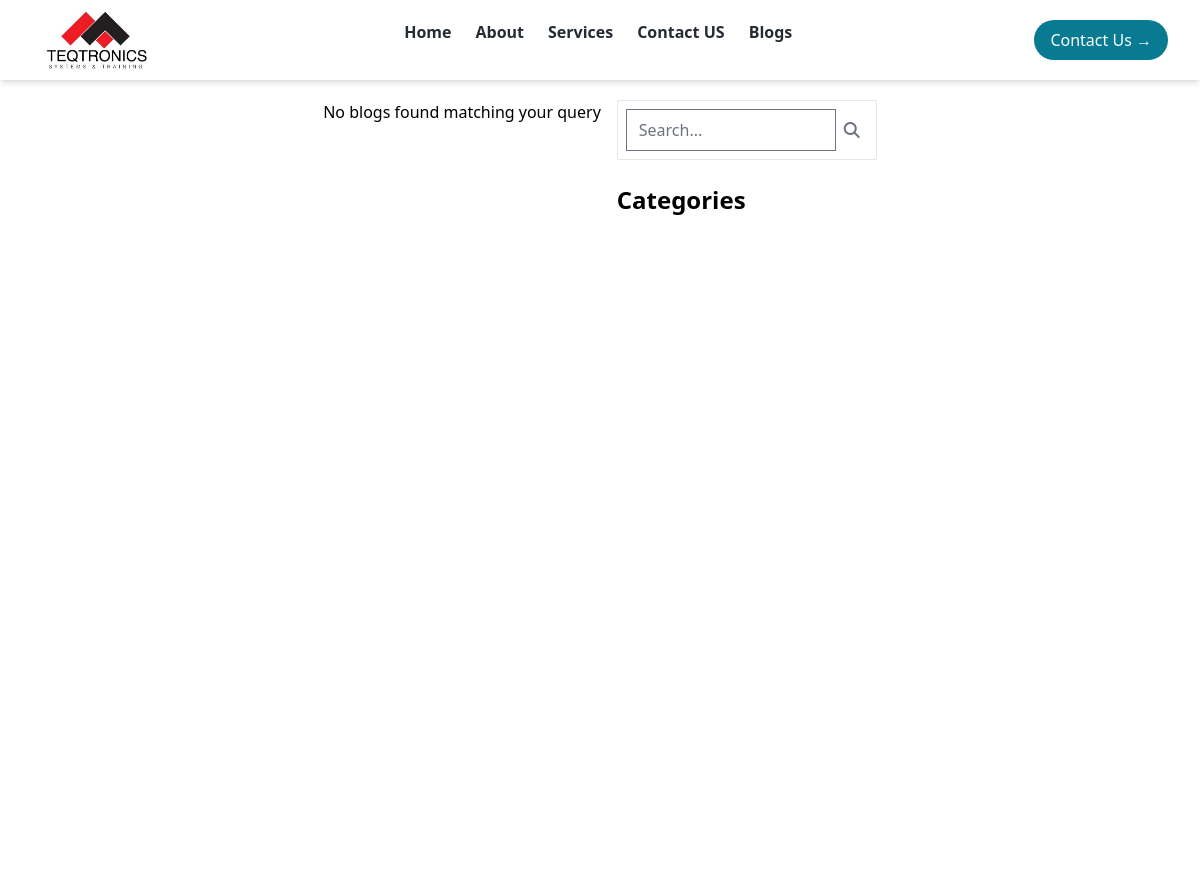
/search/ (upper part), run on an earlier commit of the app's database.
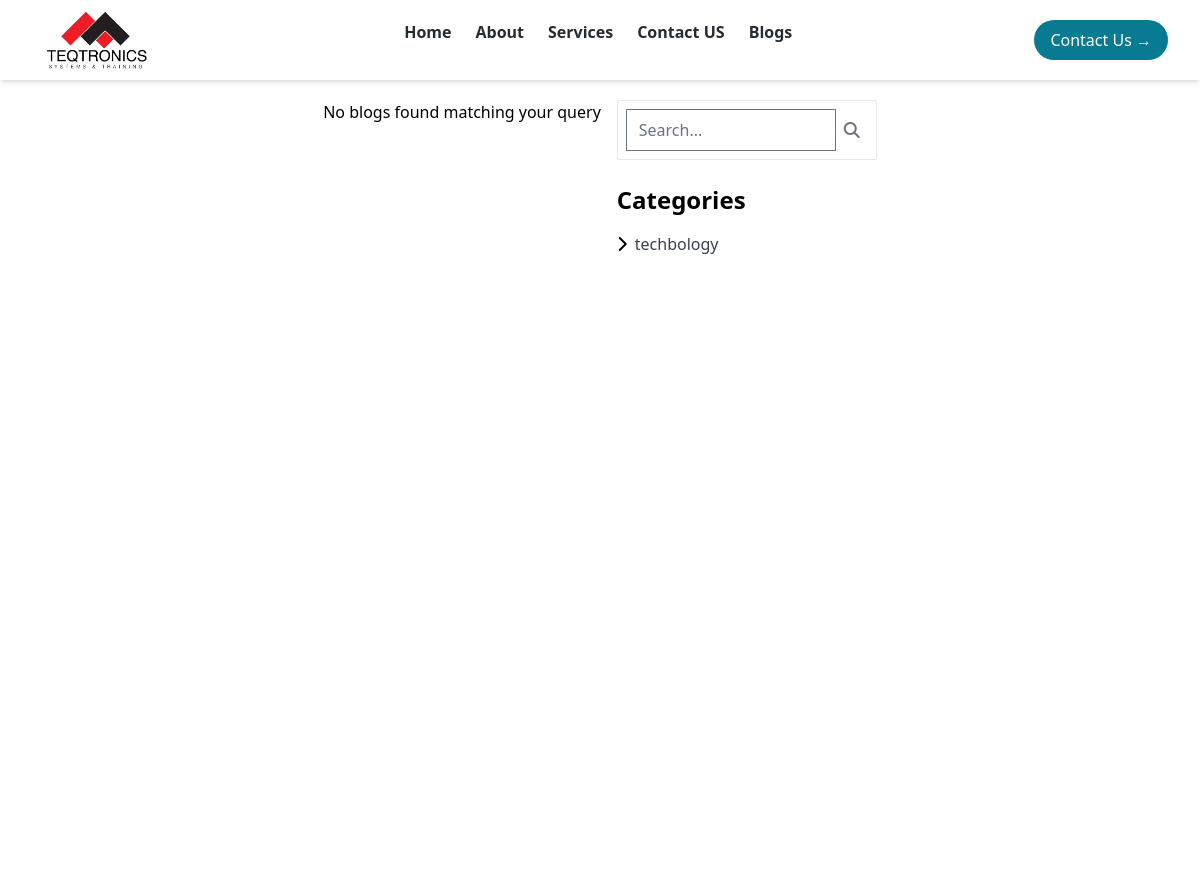
And on a later commit of the database.
### theme/models.py (models this page shows, shortened)
class Category(models.Model):
	name = models.CharField(max_length=50)
	class Meta:
		verbose_name_plural = 'categories'

### theme/views.py (the view)
# urls.py: path('search/', views.search, name='search'),
def search(request):
    categories = Category.objects.all()
    query = request.GET.get('q', '').strip()  # Handle empty or invalid query
    blogs = []
    if query:
        blogs = Blog.objects.filter(title__icontains=query)
    context = {
        'query': query,
        'blogs': blogs,
        'categories' : categories,
    }
    return render(request, 'search.html', context)

### theme/templates/search.html (shortened to what this page needs)
{% extends "base.html" %}
{%load static%}
{% block content %}
<section class="w-full max-md:flex-col min-h-screen relative max-md:px-10 px-20 flex justify-center items-start gap-4 py-5">
{%if blogs%}
<div class="w-[75%] max-md:w-full ">
    {%for blog in blogs%}
    <div class="max-w-5xl mx-auto bg-white rounded-lg shadow-md overflow-hidden mt-6">
        <img class="w-full h-auto object-cover rounded-lg" src="{{ blog.image.url }}" alt="{{ blog.title }}">
        <div class="p-6">
                <div class="flex flex-wrap items-center text-gray-500 text-sm gap-4">
                    <span class="flex items-center">
                        <i class="fa-solid fa-calendar w-5 h-5 text-gray-500 p-2"></i>
                        <span class="truncate">{{ blog.published_date }}</span>
                    </span>
                    <span class="flex items-center">
                        <i class="fas fa-user w-5 h-5 text-gray-500 p-2"></i>
                        <span class="truncate">{{ blog.author }}</span>
                    </span>
                    <span class="flex items-center">
                        <i class="fa-solid fa-list w-5 h-5 text-gray-500  p-2"></i>
                        <span class="truncate">{{ blog.category }}</span>
                    </span>
                </div>
            <h2 class="text-xl font-semibold text-gray-900 mt-4">
                <a href="{% url 'blog_detail' blog.slug %}">{{ blog.title }}</a>
            </h2>
            <p class="text-gray-600 mt-2">{{ blog.content|safe }}</p>
            <br>
            <a href="{% url 'blog_detail' blog.slug %}" class="mt-4 bg-[#087B92] text-white px-6 py-2 rounded-sm font-medium hover:bg-blue-600">Read
                More →</a>
        </div>
    </div>
    {%endfor%}
</div>
{%else%}
<p>No blogs found matching your query</p>
{%endif%}
    <div class="w-[25%] max-md:w-full mb-6 sticky top-0">
        <div class="  bg-white  ">
            <form  method="get" action="{% url 'search' %}">
                <div class="flex items-center border rounded-sm p-2">
                    <input type="text" name="q" placeholder="Search..." class="w-full outline-none text-gray-600" value="{{ query|default_if_none:'' }}">
                    <button class="p-2" type="submit"><i class="fas fa-search text-gray-500"></i></button>
                </div>
            </form>
            <div class="mt-6">
                <h2 class="text-2xl font-semibold">Categories</h2>
                {%for category in categories%}
                <div class="flex items-center mt-2">
                    <i class="fa-solid fa-chevron-right"></i>
                    <span class="text-gray-700 p-2 font-medium">{{category.name}}</span>
                </div>
                {%endfor%}
            </div>
        </div>
    </div>
</section>
{%endblock%}

What changed in the data, as far as the page shows it:
added Category: name "techbology"
